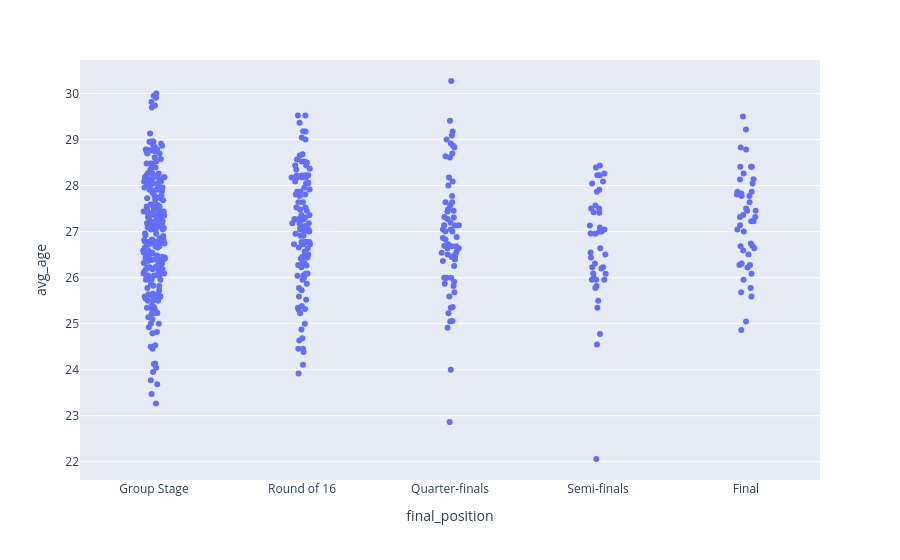

This figure's notebook cell:
### Code cell
# Swarm Plot avg_age x final_position
order = (
    df_avg_age[["final_position", "stage_score"]]
    .drop_duplicates()
    .sort_values("stage_score")
    ["final_position"]
    .tolist()
)

fig = px.strip(
    df_avg_age, 
    x="final_position", 
    y="avg_age", 
    stripmode="group", 
    hover_data=["team", "year"], 
    category_orders={"final_position": order})
fig.show()

### Figure 1 — Plotly figure (JSON) as saved in the notebook; plotly's stock layout.template omitted (floating-point values rounded to 4 significant figures; data arrays with more than 128 entries replaced by an {"elided": "..."} marker saying what was removed)
{"data": [{"alignmentgroup": "True", "boxpoints": "all", "customdata": {"elided": "489x2 mixed values"}, "fillcolor": "rgba(255,255,255,0)", "hoveron": "points", "hovertemplate": "final_position=%{x}<br>avg_age=%{y}<br>team=%{customdata[0]}<br>year=%{customdata[1]}<extra></extra>", "legendgroup": "", "line": {"color": "rgba(255,255,255,0)"}, "marker": {"color": "#636efa"}, "name": "", "offsetgroup": "", "orientation": "v", "pointpos": 0, "showlegend": false, "type": "box", "x": {"elided": "489 str values"}, "x0": " ", "xaxis": "x", "y": {"elided": "489 float values"}, "y0": " ", "yaxis": "y"}], "layout": {"boxmode": "group", "legend": {"tracegroupgap": 0}, "margin": {"t": 60}, "xaxis": {"anchor": "y", "categoryarray": ["Group Stage", "Round of 16", "Quarter-finals", "Semi-finals", "Final"], "categoryorder": "array", "domain": [0, 1], "title": {"text": "final_position"}}, "yaxis": {"anchor": "x", "domain": [0, 1], "title": {"text": "avg_age"}}}}
